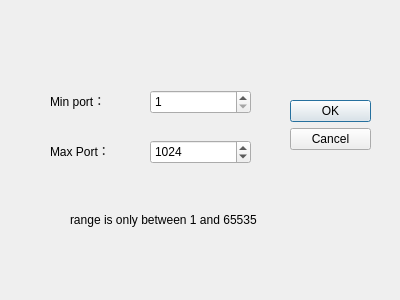
<?xml version="1.0" encoding="UTF-8"?>
<ui version="4.0">
 <class>Dialog</class>
 <widget class="QDialog" name="Dialog">
  <property name="geometry">
   <rect>
    <x>0</x>
    <y>0</y>
    <width>400</width>
    <height>300</height>
   </rect>
  </property>
  <property name="windowTitle">
   <string>Dialog</string>
  </property>
  <widget class="QDialogButtonBox" name="buttonBox">
   <property name="geometry">
    <rect>
     <x>290</x>
     <y>100</y>
     <width>81</width>
     <height>241</height>
    </rect>
   </property>
   <property name="orientation">
    <enum>Qt::Vertical</enum>
   </property>
   <property name="standardButtons">
    <set>QDialogButtonBox::Cancel|QDialogButtonBox::Ok</set>
   </property>
  </widget>
  <widget class="QSpinBox" name="spinBox_min">
   <property name="geometry">
    <rect>
     <x>150</x>
     <y>90</y>
     <width>101</width>
     <height>24</height>
    </rect>
   </property>
   <property name="minimum">
    <number>1</number>
   </property>
   <property name="maximum">
    <number>655534</number>
   </property>
   <property name="value">
    <number>1</number>
   </property>
  </widget>
  <widget class="QSpinBox" name="spinBox_max">
   <property name="geometry">
    <rect>
     <x>150</x>
     <y>140</y>
     <width>101</width>
     <height>24</height>
    </rect>
   </property>
   <property name="minimum">
    <number>1</number>
   </property>
   <property name="maximum">
    <number>65535</number>
   </property>
   <property name="value">
    <number>1024</number>
   </property>
  </widget>
  <widget class="QLabel" name="label_min">
   <property name="geometry">
    <rect>
     <x>50</x>
     <y>90</y>
     <width>91</width>
     <height>21</height>
    </rect>
   </property>
   <property name="text">
    <string>Min port：</string>
   </property>
  </widget>
  <widget class="QLabel" name="label_max">
   <property name="geometry">
    <rect>
     <x>50</x>
     <y>140</y>
     <width>71</width>
     <height>21</height>
    </rect>
   </property>
   <property name="text">
    <string>Max Port：</string>
   </property>
  </widget>
  <widget class="QLabel" name="label">
   <property name="geometry">
    <rect>
     <x>70</x>
     <y>210</y>
     <width>271</width>
     <height>20</height>
    </rect>
   </property>
   <property name="text">
    <string>range is only between 1 and 65535</string>
   </property>
  </widget>
 </widget>
 <resources/>
 <connections>
  <connection>
   <sender>buttonBox</sender>
   <signal>accepted()</signal>
   <receiver>Dialog</receiver>
   <slot>accept()</slot>
   <hints>
    <hint type="sourcelabel">
     <x>248</x>
     <y>254</y>
    </hint>
    <hint type="destinationlabel">
     <x>157</x>
     <y>274</y>
    </hint>
   </hints>
  </connection>
  <connection>
   <sender>buttonBox</sender>
   <signal>rejected()</signal>
   <receiver>Dialog</receiver>
   <slot>reject()</slot>
   <hints>
    <hint type="sourcelabel">
     <x>316</x>
     <y>260</y>
    </hint>
    <hint type="destinationlabel">
     <x>286</x>
     <y>274</y>
    </hint>
   </hints>
  </connection>
 </connections>
</ui>
